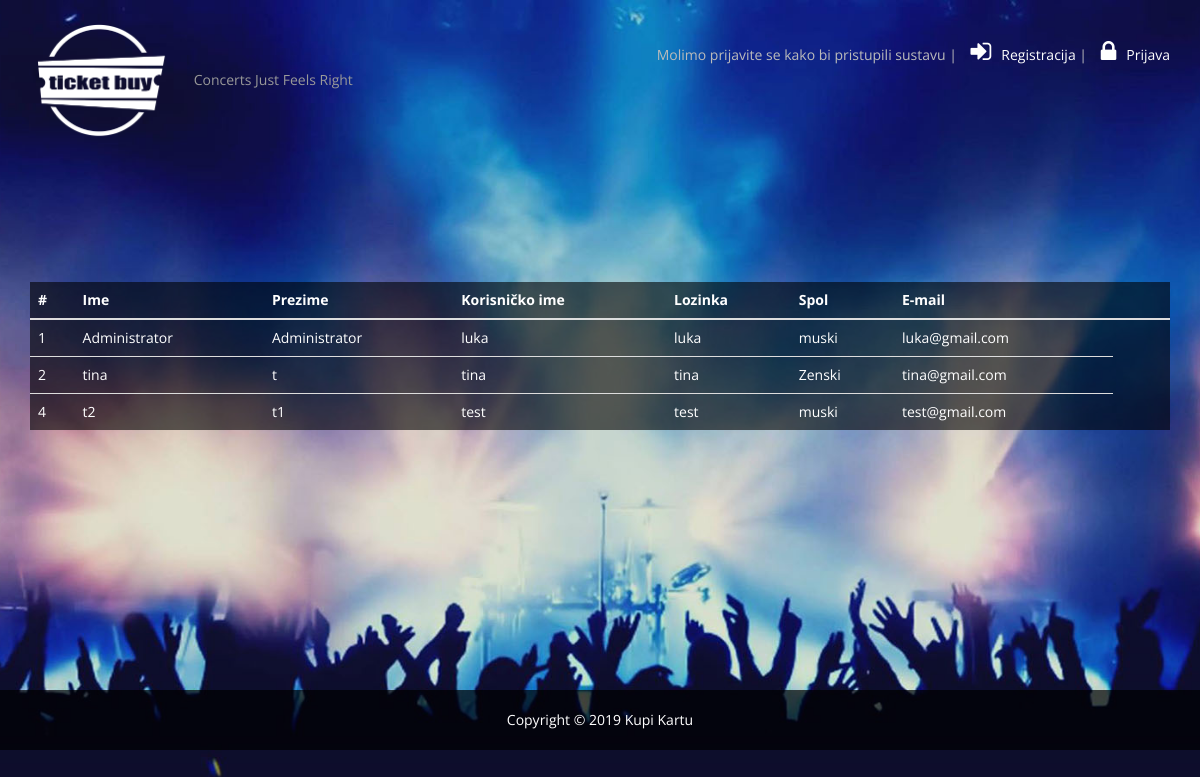
The app's page /korisnik_pregled.php with its own data.
### tables this page shows
CREATE TABLE `korisnici` (
  `id_korisnici` int(20) NOT NULL,
  `korisnicko_ime` varchar(20) NOT NULL,
  `lozinka` varchar(20) NOT NULL,
  `ime` varchar(20) DEFAULT NULL,
  `prezime` varchar(20) DEFAULT NULL,
  `email` varchar(45) DEFAULT NULL,
  `spol` varchar(10) DEFAULT NULL,
  `razina` enum('admin','korisnik') NOT NULL DEFAULT 'korisnik'
);

### korisnik_pregled.php (the view, shortened to what this page needs)
<?php
require 'zaglavlje.php';
try
{
    $dbh = new PDO('mysql:host=' . DB_HOST . ';dbname=' . DB_DATABASE, DB_USERNAME, DB_PASSWORD, [
        PDO::ATTR_ERRMODE => PDO::ERRMODE_EXCEPTION,
        PDO::ATTR_DEFAULT_FETCH_MODE => PDO::FETCH_ASSOC
    ]);
	$sql = 'SELECT * FROM korisnici';
    $stmt = $dbh->prepare($sql);
    $stmt->execute();
    $korisnici = $stmt->fetchAll();
}
catch (PDOException $e)
{
    http_response_code(500);
    die($e->getMessage());
}
?>
<br><br><br><br><br><br><br>
<div class="container">
	<table class="table table-reflow">
	<thead>
		<tr>
		  <th>#</th>
		  <th>Ime </th>
		  <th>Prezime </th>
		  <th>Korisničko ime </th>
		  <th>Lozinka </th>
		  <th>Spol</th>
		  <th>E-mail</th>
		  <th></th>
		  <th></th>
		</tr>
  </thead>
  <tbody>
   <?php if(count($korisnici)): ?>
        <?php foreach($korisnici as $korisnik): ?>
            <tr>
                <td><?php echo $korisnik['id_korisnici']; ?></td>
                <td><?php echo $korisnik['ime']; ?></td>
                <td><?php echo $korisnik['prezime']; ?></td>
                <td><?php echo $korisnik['korisnicko_ime']; ?></td>
                <td><?php echo $korisnik['lozinka']; ?></td>
				<td><?php echo $korisnik['spol']; ?></td>
                <td><?php echo $korisnik['email']; ?></td>
            </tr>
        <?php endforeach; ?>
    <?php else: ?>
        <td colspan="6">Nema korisnika u bazi</td>
    <?php endif; ?>
  </tbody>
  </table>
</div>
<br><br><br><br><br><br><br><br><br><br><br><br>
<?php require 'podnozje.php'; ?>

### css/style.css (style rules this page uses)
body { background: url(../images/background.jpg) no-repeat; background-attachment: fixed; background-size: cover; background-position: 50% 50%; background-color: #0D0E2C; font-family: 'Open Sans', sans-serif; }
.table-reflow { background-color: rgba(0, 0, 0, 0.6); color: #ffffff; border:2px; padding: 0; border-radius: 0; }

### records on screen
korisnici: id_korisnici "1", ime "Administrator", prezime "Administrator", korisnicko_ime "luka", lozinka "luka", spol "muski", email "luka@gmail.com"
korisnici: id_korisnici "2", ime "tina", prezime "t", korisnicko_ime "tina", lozinka "tina", spol "Zenski", email "tina@gmail.com"
korisnici: id_korisnici "4", ime "t2", prezime "t1", korisnicko_ime "test", lozinka "test", spol "muski", email "test@gmail.com"
